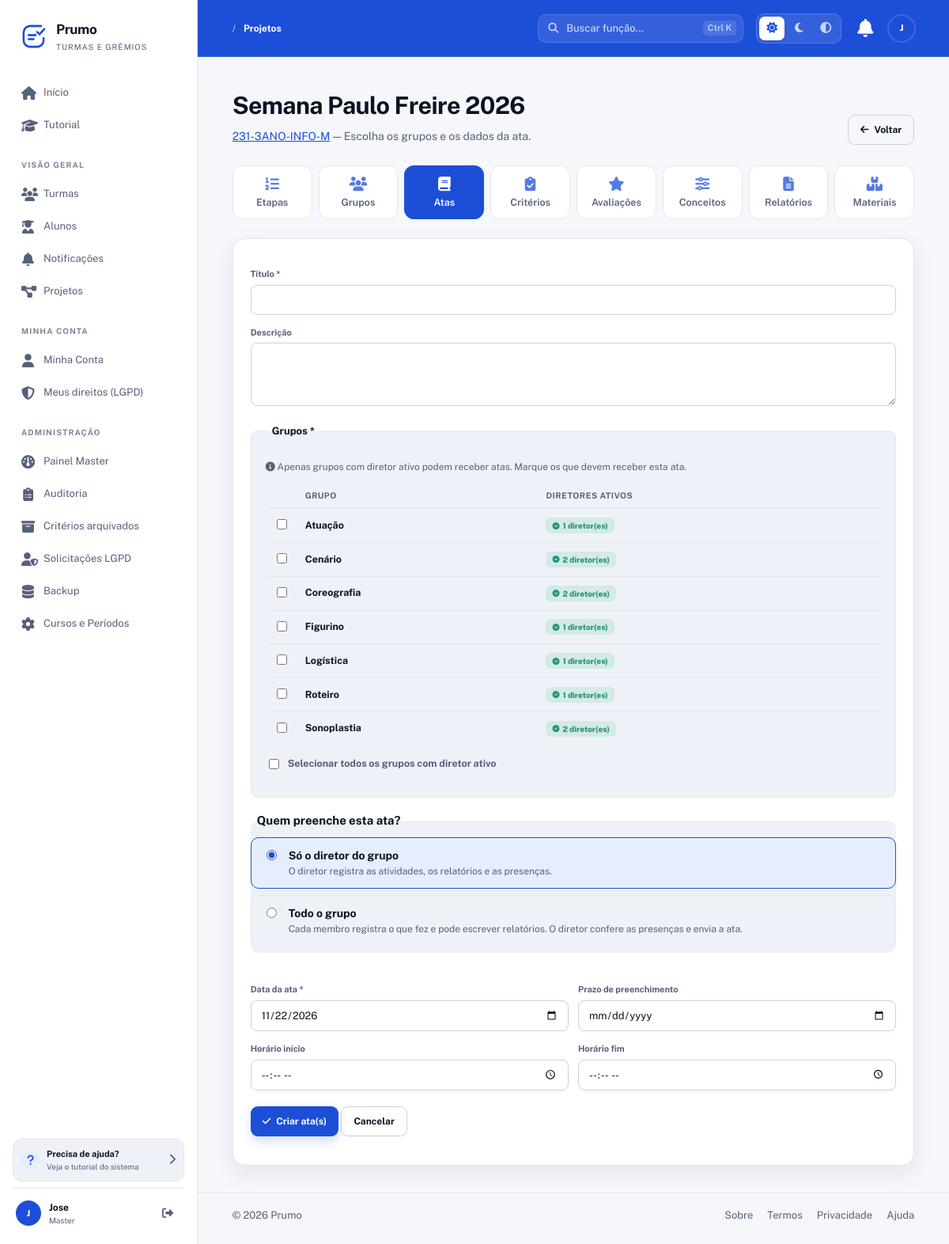
The page /Prumo/projetos/3/atas/criar (signed in) on the database its author committed.
### tables this page shows
CREATE TABLE projetos (
  id INT AUTO_INCREMENT PRIMARY KEY,
  turma_id INT NOT NULL,
  nome VARCHAR(150) NOT NULL,
  descricao TEXT DEFAULT NULL,
  prazo DATE DEFAULT NULL,
  modo_avaliacao ENUM('etapa','cronograma') DEFAULT 'cronograma',
  encerrado TINYINT(1) DEFAULT 0,
  encerrado_em DATETIME DEFAULT NULL,
  encerrado_por INT DEFAULT NULL,
  created_at TIMESTAMP DEFAULT CURRENT_TIMESTAMP,
  updated_at TIMESTAMP DEFAULT CURRENT_TIMESTAMP ON UPDATE CURRENT_TIMESTAMP,
  FOREIGN KEY (turma_id) REFERENCES turmas(id) ON DELETE CASCADE,
  FOREIGN KEY (encerrado_por) REFERENCES usuarios(id) ON DELETE SET NULL,
  INDEX idx_projetos_turma (turma_id),
  INDEX idx_projetos_encerrado (encerrado)
);

CREATE TABLE turmas (
  id INT AUTO_INCREMENT PRIMARY KEY,
  nome VARCHAR(150) NOT NULL,
  codigo_acesso VARCHAR(30) NOT NULL UNIQUE,
  codigo_interno VARCHAR(100) DEFAULT NULL,
  cor_primaria VARCHAR(20) DEFAULT '#3498db',
  cor_secundaria VARCHAR(20) DEFAULT '#2ecc71',
  cor_personalizada TINYINT(1) NOT NULL DEFAULT 0,   
  logo VARCHAR(255) DEFAULT NULL,                   
  bloqueada TINYINT(1) NOT NULL DEFAULT 0,
  bloqueada_motivo VARCHAR(255) DEFAULT NULL,
  bloqueada_em DATETIME DEFAULT NULL,
  bloqueada_por INT DEFAULT NULL,
  created_at TIMESTAMP DEFAULT CURRENT_TIMESTAMP,
  updated_at TIMESTAMP DEFAULT CURRENT_TIMESTAMP ON UPDATE CURRENT_TIMESTAMP,
  FOREIGN KEY (bloqueada_por) REFERENCES usuarios(id) ON DELETE SET NULL,
  INDEX idx_turmas_codigo (codigo_acesso)
);

CREATE TABLE grupos (
  id INT AUTO_INCREMENT PRIMARY KEY,
  projeto_id INT NOT NULL,
  nome VARCHAR(150) NOT NULL,
  modo_avaliacao_grupo ENUM('individual','coletiva') DEFAULT 'individual',
  modo_avaliacao_por ENUM('diretor','representante','pares','autoavaliacao','misto') DEFAULT 'diretor',
  created_at TIMESTAMP DEFAULT CURRENT_TIMESTAMP,
  updated_at TIMESTAMP DEFAULT CURRENT_TIMESTAMP ON UPDATE CURRENT_TIMESTAMP,
  FOREIGN KEY (projeto_id) REFERENCES projetos(id) ON DELETE CASCADE,
  INDEX idx_grupos_projeto (projeto_id)
);

### app/Controllers/AtaController.php (called while the page is built, shortened)
<?php
require_once __DIR__ . '/../Core/App.php';
require_once __DIR__ . '/../Models/Projeto.php';
class AtaController
{
    private Projeto       $projeto;
    public function __construct()
    {
        $this->projeto = new Projeto();
    }
    public function criarForm(int $projetoId)
    {
        $projeto = $this->projeto->porId($projetoId);
        $pdo = Database::getConnection();
        $stmt = $pdo->prepare("
            SELECT g.id, g.nome,
                   (SELECT COUNT(*) FROM grupo_diretores gd WHERE gd.grupo_id = g.id AND gd.ativo = 1) AS total_diretores
            FROM grupos g
            WHERE g.projeto_id = ?
            ORDER BY g.nome ASC
        ");
        $stmt->execute([$projetoId]);
        $grupos = $stmt->fetchAll(PDO::FETCH_ASSOC);
        $this->render('atas/criar', [
            'projeto' => $projeto,
            'grupos'  => $grupos,
        ]);
    }
    private function render(string $view, array $dados = []): void
    {
        extract($dados);
        require __DIR__ . '/../Views/' . $view . '.php';
    }
}

### app/Core/Router.php (called while the page is built, shortened)
<?php
require_once __DIR__ . '/App.php';
class Router
{
    private $routes = ['GET' => [], 'POST' => []];
    public function get($uri, $action, $roles = [])
    {
        $this->routes['GET'][$uri] = ['action' => $action, 'roles' => $roles];
    }
    public function post($uri, $action, $roles = [])
    {
        $this->routes['POST'][$uri] = ['action' => $action, 'roles' => $roles];
    }
    public function dispatch($requestUri)
    {
        $path     = parse_url($requestUri, PHP_URL_PATH);
        $basePath = App::getBasePath();
        if ($basePath && strpos($path, $basePath) === 0) {
            $path = substr($path, strlen($basePath));
        }
        $method = $_SERVER['REQUEST_METHOD'];
        $route  = $this->routes[$method][$path] ?? null;
        $params = [];
        if (!$route) {
            foreach ($this->routes[$method] as $routePath => $routeData) {
                if (str_contains($routePath, '{')) {
                    $pattern = preg_replace('#\{[a-zA-Z0-9_]+\}#', '([a-zA-Z0-9_\-\.]+)', $routePath);
                    $pattern = "#^" . $pattern . "$#";
                    if (preg_match($pattern, $path, $matches)) {
                        array_shift($matches);
                        $route  = $routeData;
                        $params = $matches;
                        break;
                    }
                }
            }
        }
        $action = $route['action'];
        [$controller, $methodName] = explode('@', $action);
        $controllerInstance = new $controller();
        $controllerInstance->$methodName(...$params);
    }
}

### public/index.php (called while the page is built, shortened)
<?php
require_once __DIR__ . '/../app/Core/App.php';
require_once __DIR__ . '/../app/Config/database.php';
require_once __DIR__ . '/../app/Core/Router.php';
$router = new Router();
$router->dispatch($_SERVER['REQUEST_URI']);

### app/Core/Model.php (called while the page is built, shortened)
<?php
require_once __DIR__ . '/../Config/database.php';
class Model
{
    public function __construct()
    {
        $this->conn = Database::getConnection();
    }
}

### app/Config/database.php (called while the page is built, shortened)
<?php
require_once __DIR__ . '/../Core/App.php';
class Database
{
    private static $connection = null;
    public static function getConnection()
    {
        if (self::$connection === null) {
            try {
                $host = App::get('DB_HOST', '127.0.0.1');
                $dbname = App::get('DB_NAME', 'ProjetoBase');
                $user = App::get('DB_USER', 'root');
                $pass = App::get('DB_PASS', '');
                $port = App::get('DB_PORT', '3306');
                if (strpos($host, ':') !== false) {
                    $dsn = "mysql:host={$host};dbname={$dbname};charset=utf8";
                } else {
                    $dsn = "mysql:host={$host};port={$port};dbname={$dbname};charset=utf8";
                }
                self::$connection = new PDO(
                    $dsn,
                    $user,
                    $pass,
                    [
                        PDO::ATTR_ERRMODE => PDO::ERRMODE_EXCEPTION,
                        PDO::ATTR_DEFAULT_FETCH_MODE => PDO::FETCH_ASSOC,
                        PDO::ATTR_EMULATE_PREPARES => false
                    ]
                );
            } catch (PDOException $e) {
                error_log("Erro de conexão com o banco: " . $e->getMessage());
                throw new Exception("Erro de conexão com o banco de dados: " . $e->getMessage());
            }
        }
        return self::$connection;
    }
}

### app/Models/Projeto.php (called while the page is built, shortened)
<?php
require_once __DIR__ . '/../Core/Model.php';
class Projeto extends Model
{
    public function porId(int $id): ?array
    {
        $stmt = $this->conn->prepare("
            SELECT p.*, t.nome AS turma_nome, t.codigo_acesso AS turma_codigo,
                   u.nome AS encerrado_por_nome
            FROM projetos p
            INNER JOIN turmas t ON t.id = p.turma_id
            LEFT JOIN usuarios u ON u.id = p.encerrado_por
            WHERE p.id = ? LIMIT 1
        ");
        $stmt->execute([$id]);
        return $stmt->fetch(PDO::FETCH_ASSOC) ?: null;
    }
}

### app/Core/App.php (called while the page is built, shortened)
<?php
class App
{
    private static $config = null;
    public static function init()
    {
        if (self::$config === null) {
            $envFile = __DIR__ . '/../../.env';
            self::$config = parse_ini_file($envFile);
        }
    }
    public static function get($key, $default = null)
    {
        return self::$config[$key] ?? $_ENV[$key] ?? $default;
    }
    public static function getName()
    {
        return self::get('APP_NAME', 'ProjetoBase');
    }
    public static function getBasePath()
    {
        return self::get('APP_BASE_PATH', '/' . self::getName());
    }
}

### app/Views/atas/criar.php (the view, shortened to what this page needs)
<?php
require_once __DIR__ . '/../layouts/header.php';
require_once __DIR__ . '/../layouts/nav.php';
?>
<section class="hero-section">
    <div>
        <h1><?= h($projeto['nome']) ?></h1>
        <p class="hero-subtitle">
            <a href="<?= $basePath ?>/turmas/<?= (int) $projeto['turma_id'] ?>"><?= h($projeto['turma_nome']) ?></a>
            — Escolha os grupos e os dados da ata.
        </p>
    </div>
    <div class="hero-actions">
        <a class="button button-ghost" href="<?= $basePath ?>/projetos/<?= (int) $projeto['id'] ?>/atas">
            <i class="fas fa-arrow-left"></i> Voltar
        </a>
    </div>
</section>
<?php require __DIR__ . '/../projetos/_nav.php'; ?>
<form method="POST" action="<?= $basePath ?>/projetos/<?= (int) $projeto['id'] ?>/atas/salvar" class="panel">
    <label class="field-label">Título *</label>
    <input type="text" name="titulo" class="field" maxlength="200" required autofocus>
    <label class="field-label">Descrição</label>
    <textarea name="descricao" class="field" rows="3" maxlength="2000"></textarea>
    <fieldset class="mt-16">
        <legend>Grupos *</legend>
        <?php if (empty($grupos)): ?>
            <div class="notice notice-warning mt-0">
                <span>!</span>
                <div>
                    <strong>Nenhum grupo cadastrado</strong>
                    <p>Crie grupos neste projeto antes de criar atas.</p>
                </div>
            </div>
        <?php else: ?>
            <p class="text-muted mb-12" style="font-size:12px;">
                <i class="fas fa-info-circle"></i>
                Apenas grupos com diretor ativo podem receber atas. Marque os que devem receber esta ata.
            </p>
            <div class="ata-replicar-tabela-wrapper">
                <table class="ata-replicar-tabela">
                    <thead>
                        <tr>
                            <th style="width:36px;"></th>
                            <th>Grupo</th>
                            <th>Diretores ativos</th>
                        </tr>
                    </thead>
                    <tbody>
                        <?php foreach ($grupos as $g): ?>
                            <?php $temDiretor = (int) $g['total_diretores'] > 0; ?>
                            <tr>
                                <td>
                                    <input type="checkbox"
                                           class="check-grupo"
                                           name="grupos[]"
                                           value="<?= (int) $g['id'] ?>"
                                           data-tem-diretor="<?= $temDiretor ? '1' : '0' ?>"
                                           <?= $temDiretor ? '' : 'disabled' ?>>
                                </td>
                                <td><strong><?= h($g['nome']) ?></strong></td>
                                <td>
                                    <?php if ($temDiretor): ?>
                                        <span class="badge badge-green">
                                            <i class="fas fa-check-circle"></i>
                                            <?= (int) $g['total_diretores'] ?> diretor(es)
                                        </span>
                                    <?php endif; ?>
                                </td>
                            </tr>
                        <?php endforeach; ?>
                    </tbody>
                </table>
            </div>
            <p class="mt-12">
                <label class="check-line">
                    <input type="checkbox" id="check-todos" onclick="toggleTodos(this)">
                    <span><strong>Selecionar todos os grupos com diretor ativo</strong></span>
                </label>
            </p>
        <?php endif; ?>
    </fieldset>
    <?php $modoPreenchimento = 'diretor'; require __DIR__ . '/_preenchimento.php'; ?>
    <div class="field-row mt-16">
        <div>
            <label class="field-label">Data da ata *</label>
            <input type="date" name="data_ata" class="field" value="<?= date('Y-m-d') ?>" required>
        </div>
        <div>
            <label class="field-label">Prazo de preenchimento</label>
            <input type="date" name="prazo_preenchimento" class="field">
        </div>
    </div>
    <div class="field-row">
        <div>
            <label class="field-label">Horário início</label>
            <input type="time" name="horario_inicio" class="field">
        </div>
        <div>
            <label class="field-label">Horário fim</label>
            <input type="time" name="horario_fim" class="field">
        </div>
    </div>
    <p class="mt-20">
        <button type="submit" class="button button-primary" <?= empty($grupos) ? 'disabled' : '' ?>>
            <i class="fas fa-check"></i> Criar ata(s)
        </button>
        <a class="button button-ghost" href="<?= $basePath ?>/projetos/<?= (int) $projeto['id'] ?>/atas">
            Cancelar
        </a>
    </p>
</form>
<?php require_once __DIR__ . '/../layouts/footer.php'; ?>

### rows shown on the page
projetos: nome "Semana Paulo Freire 2026", turma.nome "231-3ANO-INFO-M"
grupos: nome "Atuação", total_diretores "1"
grupos: nome "Cenário", total_diretores "2"
grupos: nome "Coreografia", total_diretores "2"
grupos: nome "Figurino", total_diretores "1"
grupos: nome "Logística", total_diretores "1"
grupos: nome "Roteiro", total_diretores "1"
grupos: nome "Sonoplastia", total_diretores "2"

### other values the page prints
$appName "Prumo"
$label "Início"
$label "Tutorial"
$secao "VISÃO GERAL"
$label "Turmas"
$label "Alunos"
$label "Notificações"
$label "Projetos"
$secao "MINHA CONTA"
$label "Minha Conta"
$label "Meus direitos (LGPD)"
$secao "ADMINISTRAÇÃO"
$label "Painel Master"
$label "Auditoria"
$label "Critérios arquivados"
